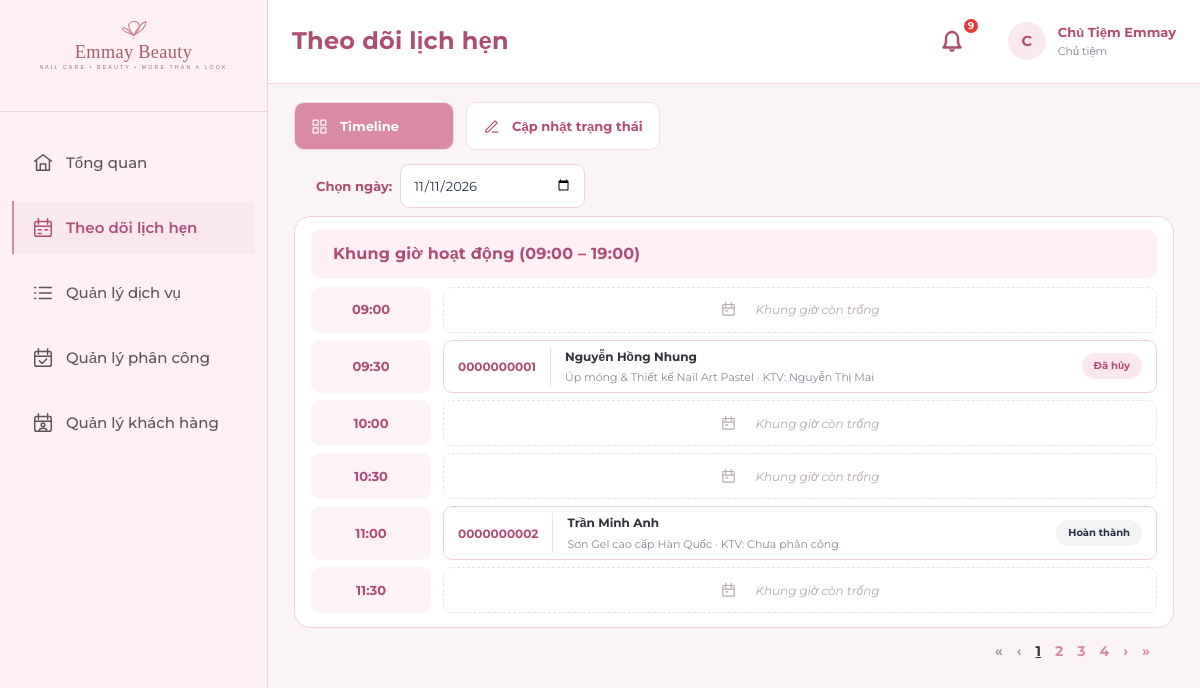
Page /owner/timeline/ (signed in) on the committed database.
### apps/appointments/models.py (models this page shows, shortened)
class LichHen(models.Model):
    TRANG_THAI_CHOICES = [
        ('Chờ xác nhận', 'Chờ xác nhận'),
        ('Đã xác nhận', 'Đã xác nhận'),
        ('Hoàn thành', 'Hoàn thành'),
        ('Hủy', 'Hủy'),
        ('Không đến', 'Không đến'),
    ]
    ma_lich_hen = models.CharField(max_length=10, primary_key=True, verbose_name='Mã lịch hẹn')
    khach_hang = models.ForeignKey(KhachHang, on_delete=models.PROTECT, related_name='lich_hen', verbose_name='Khách hàng')
    tai_khoan_huy = models.ForeignKey(
        TaiKhoan, on_delete=models.SET_NULL, null=True, blank=True,
        related_name='lich_hen_da_huy', verbose_name='Tài khoản hủy'
    )
    ngay_gio_bat_dau = models.DateTimeField(verbose_name='Ngày giờ bắt đầu')
    ten_lien_he = models.CharField(max_length=100, verbose_name='Tên liên hệ')
    so_dien_thoai_lien_he = models.CharField(
        max_length=10, validators=[phone_validator], verbose_name='SĐT liên hệ'
    )
    trang_thai = models.CharField(
        max_length=30, choices=TRANG_THAI_CHOICES, default='Chờ xác nhận',
        verbose_name='Trạng thái'
    )
    thoi_diem_huy = models.DateTimeField(null=True, blank=True, verbose_name='Thời điểm hủy')
    thoi_diem_tao = models.DateTimeField(auto_now_add=True, verbose_name='Thời điểm tạo')
    class Meta:
        db_table = 'LichHen'
        verbose_name = 'Lịch Hẹn'
        verbose_name_plural = 'Lịch Hẹn'
        ordering = ['-ngay_gio_bat_dau']

class ChiTietLichHen(models.Model):
    lich_hen = models.ForeignKey(LichHen, on_delete=models.CASCADE, related_name='chi_tiet', verbose_name='Lịch hẹn')
    dich_vu = models.ForeignKey(DichVu, on_delete=models.PROTECT, related_name='chi_tiet_lich_hen', verbose_name='Dịch vụ gốc')
    ten_dich_vu_dat = models.CharField(max_length=60, verbose_name='Tên dịch vụ lúc đặt')
    don_gia_dat = models.DecimalField(max_digits=12, decimal_places=0, verbose_name='Đơn giá lúc đặt')
    thoi_luong_dat = models.SmallIntegerField(verbose_name='Thời lượng lúc đặt (phút)')
    ghi_chu_thuc_hien = models.CharField(max_length=255, blank=True, null=True, verbose_name='Ghi chú thực hiện')
    class Meta:
        db_table = 'ChiTietLichHen'
        verbose_name = 'Chi Tiết Lịch Hẹn'
        verbose_name_plural = 'Chi Tiết Lịch Hẹn'
        unique_together = ('lich_hen', 'dich_vu')

### apps/assignments/models.py (models this page shows, shortened)
class PhanCong(models.Model):
    TRANG_THAI_CHOICES = [
        ('Chờ phản hồi', 'Chờ phản hồi'),
        ('Đã tiếp nhận', 'Đã tiếp nhận'),
        ('Từ chối', 'Từ chối'),
    ]
    ma_phan_cong = models.CharField(max_length=10, primary_key=True, verbose_name='Mã phân công')
    lich_hen = models.ForeignKey(LichHen, on_delete=models.CASCADE, related_name='phan_cong', verbose_name='Lịch hẹn')
    nhan_vien = models.ForeignKey(NhanVien, on_delete=models.CASCADE, related_name='phan_cong', verbose_name='Nhân viên kỹ thuật')
    thoi_diem_phan_cong = models.DateTimeField(auto_now_add=True, verbose_name='Thời điểm phân công')
    trang_thai_tiep_nhan = models.CharField(
        max_length=20, choices=TRANG_THAI_CHOICES, default='Chờ phản hồi',
        verbose_name='Trạng thái tiếp nhận'
    )
    ly_do_tu_choi = models.CharField(max_length=250, blank=True, null=True, verbose_name='Lý do từ chối')
    thoi_diem_phan_hoi = models.DateTimeField(null=True, blank=True, verbose_name='Thời điểm phản hồi')
    dang_phu_trach = models.BooleanField(default=True, verbose_name='Đang phụ trách')
    class Meta:
        db_table = 'PhanCong'
        verbose_name = 'Phân Công'
        verbose_name_plural = 'Phân Công'
        ordering = ['-thoi_diem_phan_cong']
        constraints = [
            models.UniqueConstraint(
                fields=['lich_hen'],
                condition=models.Q(dang_phu_trach=True),
                name='unique_active_assignment_per_appointment'
            )
        ]

### apps/accounts/models.py (models this page shows, shortened)
class NhanVien(models.Model):
    ma_nhan_vien = models.CharField(max_length=10, primary_key=True, verbose_name='Mã nhân viên')
    tai_khoan = models.OneToOneField(TaiKhoan, on_delete=models.CASCADE, related_name='nhan_vien', verbose_name='Tài khoản')
    ten_nhan_vien = models.CharField(max_length=50, verbose_name='Tên nhân viên')
    class Meta:
        db_table = 'NhanVien'
        verbose_name = 'Nhân Viên'
        verbose_name_plural = 'Nhân Viên'
        ordering = ['ma_nhan_vien']

### apps/appointments/views.py (the view)
# urls.py: path('timeline/', appointment_views.owner_timeline_view, name='timeline'),
@owner_required
def owner_timeline_view(request):
    date_str = request.GET.get('date', '').strip()
    try:
        selected_date = datetime.date.fromisoformat(date_str) if date_str else timezone.localdate()
    except Exception:
        selected_date = timezone.localdate()
    from apps.assignments.models import PhanCong
    try:
        appointments = list(LichHen.objects.filter(
            ngay_gio_bat_dau__date=selected_date
        ).prefetch_related(
            'chi_tiet',
            Prefetch('phan_cong', queryset=PhanCong.objects.filter(dang_phu_trach=True).select_related('nhan_vien'), to_attr='timeline_assignments'),
        ).order_by('ngay_gio_bat_dau', 'ma_lich_hen'))
    except DatabaseError:
        logging.getLogger(__name__).exception('Không thể tải lịch hẹn cho timeline')
        return render(request, 'owner/tracking_timeline.html', {
            'selected_date': selected_date,
            'timeline_error': True,
        }, status=503)
    timeline_blocks = []
    current_time = datetime.datetime.combine(selected_date, datetime.time(OPEN_HOUR, 0))
    closing_time = datetime.datetime.combine(selected_date, datetime.time(CLOSE_HOUR, 0))
    while current_time < closing_time:
        block_start = timezone.make_aware(current_time)
        block_end = block_start + datetime.timedelta(minutes=30)
        block_appointments = [a for a in appointments if block_start <= a.ngay_gio_bat_dau < block_end]
        timeline_blocks.append({
            'time_str': block_start.strftime('%H:%M'),
            'time_label': f"{block_start.strftime('%H:%M')} - {block_end.strftime('%H:%M')}",
            'appointments': block_appointments,
            'count': len(block_appointments)
        })
        current_time += datetime.timedelta(minutes=30)
    page_obj = Paginator(timeline_blocks, 6).get_page(request.GET.get('page'))
    return render(request, 'owner/tracking_timeline.html', {
        'selected_date': selected_date,
        'timeline_blocks': page_obj,
        'page_obj': page_obj,
        'has_appointments': bool(appointments),
    })

### apps/notifications/context_processors.py (called while the page is built)
def notifications_processor(request):
    context = {
        'unread_notifications_count': 0,
        'recent_notifications': [],
        'unread_rejection_ids': [],
    }
    if request.user.is_authenticated:
        try:
            tai_khoan = getattr(request.user, 'tai_khoan', None)
            if tai_khoan:
                user_notifications = ThongBao.objects.filter(tai_khoan=tai_khoan)
                context['unread_notifications_count'] = user_notifications.filter(da_doc=False).count()
                if tai_khoan.vai_tro == 'Chủ Tiệm':
                    context['unread_rejection_ids'] = list(user_notifications.filter(da_doc=False, loai_thong_bao='Từ chối').values_list('pk', flat=True))
                context['recent_notifications'] = user_notifications.order_by('-thoi_diem_tao')[:8]
        except Exception:
            pass
    return context

### templates/owner/tracking_timeline.html (shortened to what this page needs)
{% extends 'owner/overview.html' %}
{% block body_class %} owner-overview owner-timeline{% endblock %}
{% block extra_css %}<link rel="stylesheet" href="/static/css/owner-overview.css"><link rel="stylesheet" href="/static/css/owner-timeline.css?v=timeline-six-slots-20261111">{% endblock %}
{% block page_title %}Theo dõi lịch hẹn{% endblock %}
{% block sidebar_content %}
{% include 'owner/_sidebar.html' %}
{% endblock %}
{% block content %}
<nav class="tracking-tabs" aria-label="Theo dõi lịch hẹn">
  <a class="tracking-tab active" href="{% url 'owner:timeline' %}?date={{ selected_date|date:'Y-m-d' }}" aria-current="page"><svg viewBox="0 0 24 24" aria-hidden="true"><rect x="3" y="3" width="7" height="7"/><rect x="14" y="3" width="7" height="7"/><rect x="3" y="14" width="7" height="7"/><rect x="14" y="14" width="7" height="7"/></svg>Timeline</a>
  <a class="tracking-tab" href="{% url 'owner:status_list' %}"><svg viewBox="0 0 24 24" aria-hidden="true"><path d="M4 17 17 4l3 3L7 20H4zM13 20h8"/></svg>Cập nhật trạng thái</a>
</nav>
<form class="tracking-filter" method="get">
  <label for="tracking-date">Chọn ngày:</label>
  <input id="tracking-date" type="date" name="date" value="{{ selected_date|date:'Y-m-d' }}" onchange="this.form.submit()">
</form>
<section class="tracking-panel{% if not has_appointments %} tracking-panel-empty{% endif %}" aria-label="Timeline lịch hẹn">
  <h1>Khung giờ hoạt động (09:00 – 19:00)</h1>
  {% if timeline_error %}
  <div class="tracking-day-empty tracking-day-error" role="alert">
    <div class="tracking-day-empty-icon" aria-hidden="true"><svg viewBox="0 0 48 48"><path d="M24 5 44 40H4Z"/><path d="M24 17v11M24 34v1"/></svg></div>
    <h2>Không thể tải dữ liệu lịch hẹn</h2>
    <p>Không thể tải dữ liệu lịch hẹn, vui lòng thử lại</p>
    <form method="get" action="{% url 'owner:timeline' %}" onsubmit="if(this.dataset.submitted)return false;this.dataset.submitted='1';this.querySelector('button').disabled=true">
      <input type="hidden" name="date" value="{{ selected_date|date:'Y-m-d' }}">
      <button type="submit"><span aria-hidden="true">↻</span> Thử lại</button>
    </form>
  </div>
  {% elif has_appointments %}
  <div class="tracking-rows">
  {% for block in timeline_blocks %}
    <div class="tracking-row">
      <div class="tracking-time">{{ block.time_str }}</div>
      <div class="tracking-appointments">
      {% for a in block.appointments %}
        <a class="tracking-appointment" href="{% url 'owner:timeline_detail' a.pk %}?date={{ selected_date|date:'Y-m-d' }}&amp;page={{ page_obj.number }}">
          <strong class="tracking-code">{{ a.ma_lich_hen }}</strong>
          <span class="tracking-info"><strong>{{ a.ten_lien_he }}</strong><small>{% for detail in a.chi_tiet.all %}{{ detail.ten_dich_vu_dat }}{% if not forloop.last %}, {% endif %}{% empty %}Chưa có dịch vụ{% endfor %} · KTV: {% for assignment in a.timeline_assignments %}{{ assignment.nhan_vien.ten_nhan_vien }}{% empty %}Chưa phân công{% endfor %}</small></span>
          <span class="tracking-status {% if a.trang_thai == 'Chờ xác nhận' %}pending{% elif a.trang_thai == 'Đã xác nhận' %}confirmed{% elif a.trang_thai == 'Hủy' %}canceled{% endif %}">{% if a.trang_thai == 'Hủy' %}Đã hủy{% else %}{{ a.trang_thai }}{% endif %}</span>
        </a>
      {% empty %}
        <div class="tracking-empty"><svg viewBox="0 0 24 24" aria-hidden="true"><rect x="4" y="5" width="16" height="15" rx="1"/><path d="M8 2v6M16 2v6M4 10h16M8 14h3"/></svg><span>Khung giờ còn trống</span></div>
      {% endfor %}
      </div>
    </div>
  {% endfor %}
  </div>
  {% endif %}
</section>
{% if has_appointments %}
<nav class="tracking-pagination" aria-label="Phân trang timeline">
  {% if page_obj.has_previous %}<a href="?date={{ selected_date|date:'Y-m-d' }}&amp;page=1" aria-label="Trang đầu">«</a><a href="?date={{ selected_date|date:'Y-m-d' }}&amp;page={{ page_obj.previous_page_number }}" aria-label="Trang trước">‹</a>{% else %}<span aria-disabled="true">«</span><span aria-disabled="true">‹</span>{% endif %}
  {% for number in page_obj.paginator.page_range %}{% if number == page_obj.number %}<span class="current" aria-current="page">{{ number }}</span>{% else %}<a href="?date={{ selected_date|date:'Y-m-d' }}&amp;page={{ number }}">{{ number }}</a>{% endif %}{% endfor %}
  {% if page_obj.has_next %}<a href="?date={{ selected_date|date:'Y-m-d' }}&amp;page={{ page_obj.next_page_number }}" aria-label="Trang sau">›</a><a href="?date={{ selected_date|date:'Y-m-d' }}&amp;page={{ page_obj.paginator.num_pages }}" aria-label="Trang cuối">»</a>{% else %}<span aria-disabled="true">›</span><span aria-disabled="true">»</span>{% endif %}
</nav>
{% endif %}
{% endblock %}

### static/css/style.css (style rules this page uses)
:root { --primary-rose: #C97F8E; --btn-rose: #D98F9F; --btn-rose-hover: #C57B8C; --dark-rose: #A85C69; --deep-rose: #8C4350; --blush-pink: #F5DDE2; --soft-pink: #FBECEF; --light-pink: #FFF4F6; --ivory-white: #FFF9F8; --card-bg: #FFFFFF; --text-main: #343039; --text-muted: #7E7478; --text-light: #A3969B; --border-pink: #EED6DC; --border-focus: #D98F9F; --status-pending: #E09F3E; --status-pending-bg: #FFF5E6; --status-confirmed: #4A90E2; --status-confirmed-bg: #EBF4FC; --status-completed: #2E7D32; --status-completed-bg: #EAF5EA; --status-canceled: #C62828; --status-canceled-bg: #FDE8E8; --status-noshow: #757575; --status-noshow-bg: #EEEEEE; --font-heading: 'Playfair Display', serif; --font-body: 'Montserrat', sans-serif; --shadow-sm: 0 2px 8px rgba(201, 127, 142, 0.08); --shadow-md: 0 4px 20px rgba(168, 92, 105, 0.12); --shadow-lg: 0 10px 30px rgba(168, 92, 105, 0.16); --radius-sm: 8px; --radius-md: 14px; --radius-lg: 20px; --radius-full: 9999px; }
* { margin: 0; padding: 0; box-sizing: border-box; }
body { font-family: var(--font-body); font-size: 14.5px; line-height: 1.6; color: var(--text-main); background-color: var(--ivory-white); min-height: 100vh; display: flex; flex-direction: column; }
h1, h2, h3, h4, h5, h6, input, button, select, textarea, table, th, td { font-family: var(--font-body); }
h1, h2, h3 { color: var(--dark-rose); font-weight: 600; letter-spacing: 0.2px; }
a { color: var(--dark-rose); text-decoration: none; transition: all 0.2s ease; }

### static/css/dashboard.css (style rules this page uses)
body.app-layout { display: flex !important; flex-direction: row !important; min-height: 100vh; background-color: #FAF4F5; margin: 0; padding: 0; width: 100%; box-sizing: border-box; }

### static/css/owner-overview.css (style rules this page uses)
body.owner-overview { background:#fff5f8; }

### static/css/role-pagination.css (style rules this page uses)
:is(.assignment-pagination,.customer-management-pagination,.eye-history-pagination,.owner-services-pagination,.status-pagination,.tracking-pagination,.employee-pagination,.customer-appointments .appointments-pagination) { display:flex; justify-content:flex-end; align-items:center; flex-wrap:wrap; gap:14px; font-size:14px; font-weight:700; color:#a49ba1; }
:is(.assignment-pagination,.customer-management-pagination,.eye-history-pagination,.owner-services-pagination,.status-pagination,.tracking-pagination,.employee-pagination,.customer-appointments .appointments-pagination) :is(a,button) { color:#d98ba3; font:inherit; text-decoration:none; padding:0; background:none; border:0; cursor:pointer; }
:is(.assignment-pagination,.customer-management-pagination,.eye-history-pagination,.owner-services-pagination,.status-pagination,.tracking-pagination,.employee-pagination,.customer-appointments .appointments-pagination) :is([aria-current],.current) { color:#30313b; text-decoration:underline; }
:is(.assignment-pagination,.customer-management-pagination,.eye-history-pagination,.owner-services-pagination,.status-pagination,.tracking-pagination,.employee-pagination,.customer-appointments .appointments-pagination) :is([aria-disabled],button:disabled) { color:#a49ba1; cursor:default; }

### rows in the picture
LichHen: ma_lich_hen "0000000001", ten_lien_he "Nguyễn Hồng Nhung", trang_thai "Đã hủy"
ChiTietLichHen: ten_dich_vu_dat "Úp móng & Thiết kế Nail Art Pastel"
PhanCong: nhan_vien.ten_nhan_vien "Nguyễn Thị Mai"
LichHen: ma_lich_hen "0000000002", ten_lien_he "Trần Minh Anh", trang_thai "Hoàn thành"
ChiTietLichHen: ten_dich_vu_dat "Sơn Gel cao cấp Hàn Quốc"

### other values in the picture
{{ unread_notifications_count }} "9"
{{ owner_name|slice:":1"|upper }} "C"
{{ owner_name }} "Chủ Tiệm Emmay"
{{ block.time_str }} "09:00" "09:30" "10:00" "10:30" "11:00" "11:30"
{{ number }} "1"
{{ number }} "2" "3" "4"
